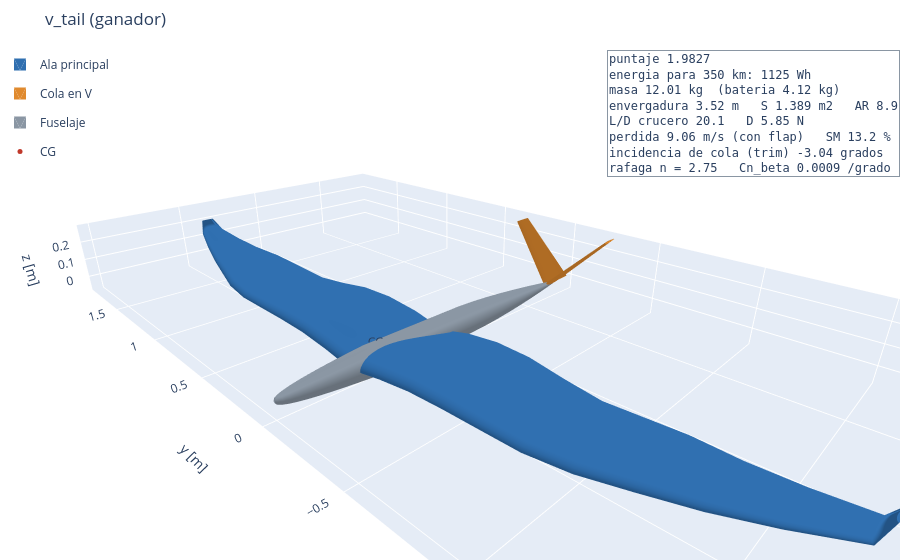

Notebook code cell kept with this figure:
### Markdown cell above
## 8. Vista 3D del ganador

### Code cell
top_ganadora, est_ganador = max(estados.items(), key=lambda kv: kv[1].mejor().score)
mejor = est_ganador.mejor()

print(f"Ganador: {top_ganadora}  (score {mejor.score:.4f})")
print(f"  {av.TOPOLOGIAS[top_ganadora]['nombre']}")
print(f"  referencia real: {av.TOPOLOGIAS[top_ganadora]['referencia_real']}")

# Vista propia: un color por componente (ala, cola, fuselaje), escala 1:1 y los datos
# del avion. (avion.draw(backend="plotly") de AeroSandbox pone una barra de colores
# que no representa nada.)
_a = av.analizar_mision_avion(mejor.params, top_ganadora)
avion = av.construir_avion(av.params_trimados(mejor.params, top_ganadora), top_ganadora)   # con la incidencia de trim
av.figura_3d(avion, f"{top_ganadora} (ganador)", av.lineas_info(_a, mejor.score)).show()

### Figure 1 — Plotly figure (JSON) as saved in the notebook; plotly's stock layout.template omitted (floating-point values rounded to 4 significant figures; data arrays with more than 128 entries replaced by an {"elided": "..."} marker saying what was removed)
{"data": [{"color": "#2f6fb0", "flatshading": false, "i": {"elided": "2348 int values"}, "j": {"elided": "2348 int values"}, "k": {"elided": "2348 int values"}, "legendgroup": "ala", "lighting": {"ambient": 0.75, "diffuse": 0.35, "roughness": 0.9, "specular": 0.05}, "name": "Ala principal", "showlegend": true, "type": "mesh3d", "x": {"elided": "1176 float values"}, "y": {"elided": "1176 float values"}, "z": {"elided": "1176 float values"}}, {"color": "#e08a2e", "flatshading": false, "i": {"elided": "388 int values"}, "j": {"elided": "388 int values"}, "k": {"elided": "388 int values"}, "legendgroup": "cola", "lighting": {"ambient": 0.75, "diffuse": 0.35, "roughness": 0.9, "specular": 0.05}, "name": "Cola en V", "showlegend": true, "type": "mesh3d", "x": {"elided": "196 float values"}, "y": {"elided": "196 float values"}, "z": {"elided": "196 float values"}}, {"color": "#8a96a3", "flatshading": false, "i": {"elided": "864 int values"}, "j": {"elided": "864 int values"}, "k": {"elided": "864 int values"}, "legendgroup": "fuselaje", "lighting": {"ambient": 0.75, "diffuse": 0.35, "roughness": 0.9, "specular": 0.05}, "name": "Fuselaje", "showlegend": true, "type": "mesh3d", "x": {"elided": "456 float values"}, "y": {"elided": "456 float values"}, "z": {"elided": "456 float values"}}, {"marker": {"color": "#c0392b", "size": 5}, "mode": "markers+text", "name": "CG", "text": ["CG"], "type": "scatter3d", "x": [0.4742], "y": [0], "z": [0]}], "layout": {"annotations": [{"align": "left", "bgcolor": "rgba(255,255,255,0.85)", "bordercolor": "#8a96a3", "borderwidth": 1, "font": {"family": "monospace", "size": 12}, "showarrow": false, "text": "puntaje 1.9827<br>energia para 350 km: 1125 Wh<br>masa 12.01 kg  (bateria 4.12 kg)<br>envergadura 3.52 m   S 1.389 m2   AR 8.9<br>L/D crucero 20.1   D 5.85 N<br>perdida 9.06 m/s (con flap)   SM 13.2 %<br>incidencia de cola (trim) -3.04 grados<br>rafaga n = 2.75   Cn_beta 0.0009 /grado", "x": 1, "xanchor": "right", "xref": "paper", "y": 1, "yanchor": "top", "yref": "paper"}], "legend": {"x": 0, "y": 1}, "margin": {"b": 0, "l": 0, "r": 0, "t": 50}, "scene": {"aspectmode": "data", "camera": {"eye": {"x": -1.3, "y": -1.3, "z": 0.8}}, "xaxis": {"title": {"text": "x [m] (hacia la cola)"}}, "yaxis": {"title": {"text": "y [m]"}}, "zaxis": {"title": {"text": "z [m]"}}}, "title": {"text": "v_tail (ganador)"}}}
